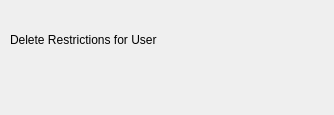
<?xml version="1.0" encoding="UTF-8"?>
<ui version="4.0">
 <class>deleteUserGroupDialog</class>
 <widget class="QDialog" name="deleteUserGroupDialog">
  <property name="geometry">
   <rect>
    <x>0</x>
    <y>0</y>
    <width>334</width>
    <height>115</height>
   </rect>
  </property>
  <property name="windowTitle">
   <string>Delete restrictions</string>
  </property>
  <widget class="QWidget" name="horizontalLayoutWidget">
   <property name="geometry">
    <rect>
     <x>10</x>
     <y>19</y>
     <width>311</width>
     <height>41</height>
    </rect>
   </property>
   <layout class="QHBoxLayout" name="horizontalLayout">
    <item>
     <widget class="QLabel" name="label_text">
      <property name="text">
       <string>Delete Restrictions for User</string>
      </property>
     </widget>
    </item>
    <item>
     <widget class="QLabel" name="label_name">
      <property name="font">
       <font>
        <weight>75</weight>
        <bold>true</bold>
       </font>
      </property>
      <property name="toolTip">
       <string/>
      </property>
      <property name="text">
       <string/>
      </property>
     </widget>
    </item>
    <item>
     <spacer name="horizontalSpacer">
      <property name="orientation">
       <enum>Qt::Horizontal</enum>
      </property>
      <property name="sizeHint" stdset="0">
       <size>
        <width>40</width>
        <height>20</height>
       </size>
      </property>
     </spacer>
    </item>
   </layout>
  </widget>
 </widget>
 <resources/>
 <connections/>
</ui>
